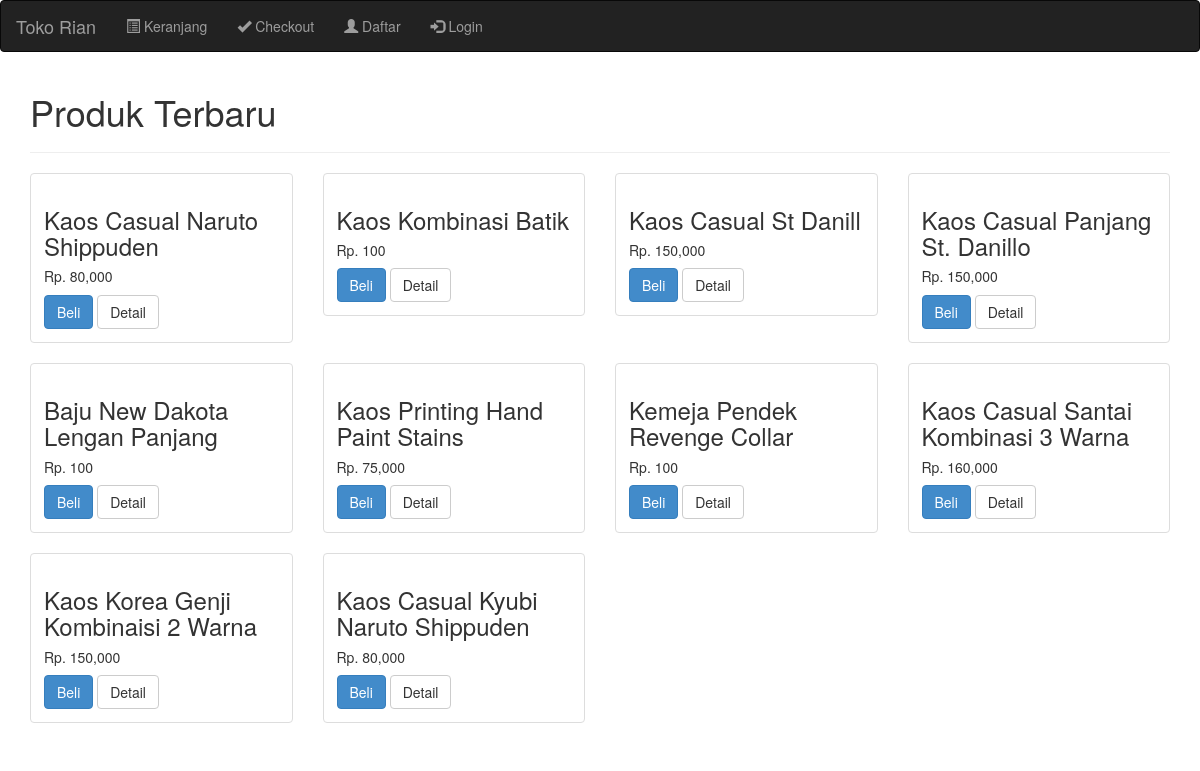
The page / on the database its author committed.
### tables this page shows
CREATE TABLE IF NOT EXISTS `produk` (
  `id_produk` int(11) NOT NULL AUTO_INCREMENT,
  `nama_produk` varchar(100) NOT NULL,
  `harga_produk` int(11) NOT NULL,
  `berat_produk` int(11) NOT NULL,
  `foto_produk` varchar(100) NOT NULL,
  `deskripsi_produk` text NOT NULL,
  `stok_produk` int(11) NOT NULL,
  PRIMARY KEY (`id_produk`)
);

### index.php (the view, shortened to what this page needs)
<?php
 $koneksi = new mysqli("localhost","root","","db_tokorian");
 ?>
<!DOCTYPE html>
<html>
<head>
<link rel="stylesheet" href="admin/assets/css/bootstrap.css" />
</head>
<body>
<?php include 'menu.php'; ?>
<section class="konten">
<div class="container">
<h1>Produk Terbaru</h1>
<hr>
<div class="row">
	<?php $ambil= $koneksi->query("SELECT * FROM produk") ;?>
	<?php while($perproduk = $ambil->fetch_assoc()){ ?>
	<div class="col-md-3">
		<div class="thumbnail">
	<div class="caption">
	<h3><?php echo $perproduk['nama_produk']; ?></h3>
	<h5>Rp. <?php echo number_format ($perproduk['harga_produk']) ; ?></h5>
	<a href="beli.php?id=<?php echo $perproduk['id_produk'];?>" class="btn btn-primary">Beli</a>
	<a href="detail.php?id=<?php echo $perproduk['id_produk'];?>" class="btn btn-default">Detail</a>
				</div>
			</div>
		</div>
		<?php } ?>
	</div>
</div>
</section>
</body>
</html>

### rows shown on the page
produk: nama_produk "Kaos Casual Naruto Shippuden", harga_produk "80,000"
produk: nama_produk "Kaos Kombinasi Batik", harga_produk "100"
produk: nama_produk "Kaos Casual St Danill", harga_produk "150,000"
produk: nama_produk "Kaos Casual Panjang St. Danillo", harga_produk "150,000"
produk: nama_produk "Baju New Dakota Lengan Panjang", harga_produk "100"
produk: nama_produk "Kaos Printing Hand Paint Stains", harga_produk "75,000"
produk: nama_produk "Kemeja Pendek Revenge Collar", harga_produk "100"
produk: nama_produk "Kaos Casual Santai Kombinasi 3 Warna", harga_produk "160,000"
produk: nama_produk "Kaos Korea Genji Kombinaisi 2 Warna", harga_produk "150,000"
produk: nama_produk "Kaos Casual Kyubi Naruto Shippuden", harga_produk "80,000"
